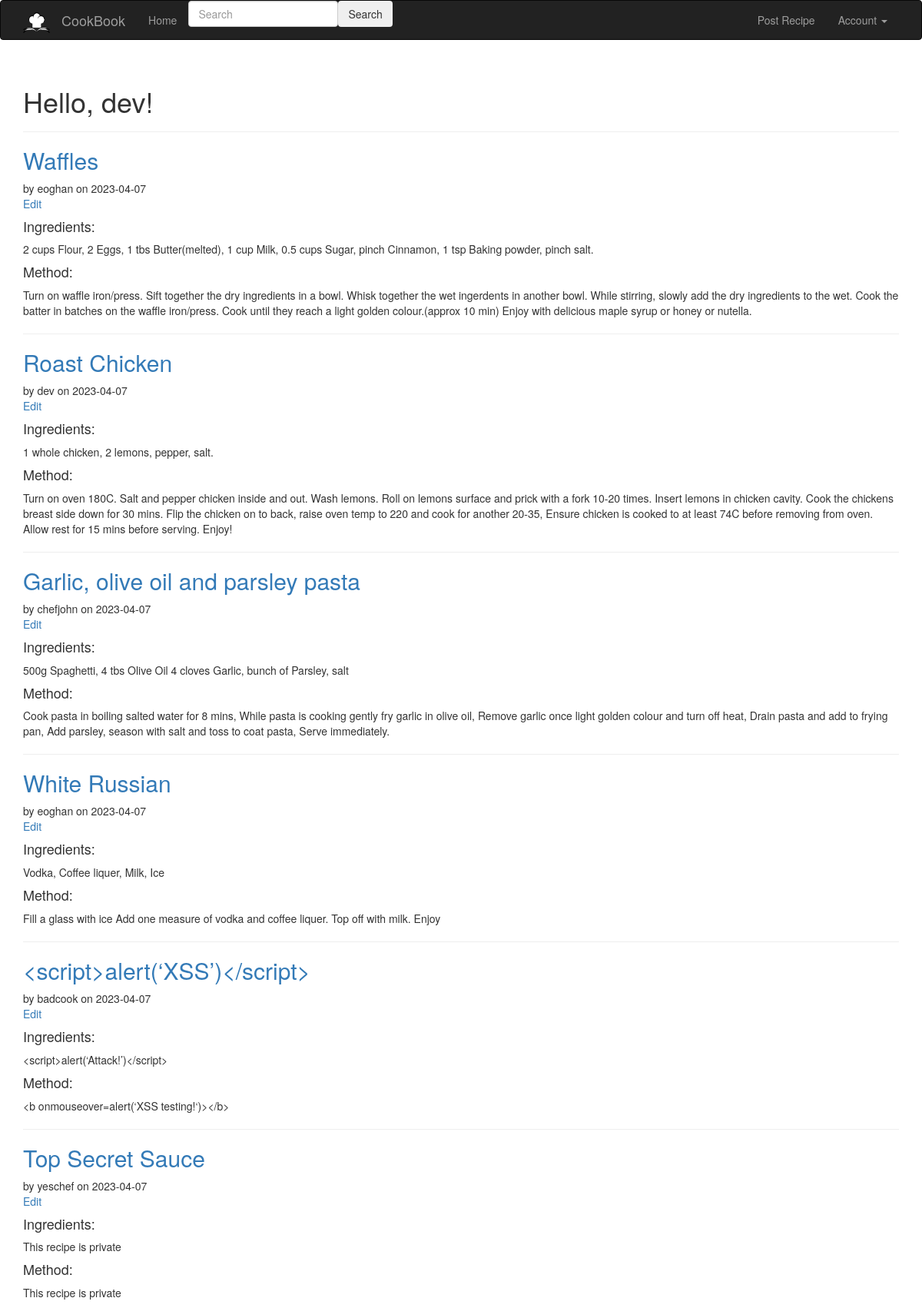
The page / (signed in) on the database its author committed.
### app/model.py (models this page shows, shortened)
class User(UserMixin, db.Model):
    __tablename__ = 'users'
    id = db.Column(db.Integer, primary_key=True)
    username = db.Column(db.String(64), unique=True, index=True)
    email = db.Column(db.String(64), unique=True, index=True)
    password_hash = db.Column(db.String(128))
    recipes = db.relationship('Recipe', backref='user', lazy='dynamic')
    role_id = db.Column(db.Integer, db.ForeignKey('roles.id'))
    confirmed = db.Column(db.Boolean, default=False)
    @property
    def password(self):
        raise AttributeError('password is not a readable attribute')

class Recipe(db.Model):
    __tablename__ = 'recipes'
    id = db.Column(db.Integer, primary_key=True)
    created = db.Column(db.DateTime, default=func.now())
    title = db.Column(db.String(128), unique=True)
    ingredients = db.Column(db.Text)
    method = db.Column(db.Text)
    public = db.Column(db.Boolean)
    meal = db.Column(db.String(25))
    author_id = db.Column(db.String(64), db.ForeignKey('users.username'))

### app/main/views.py (the view)
@main.route('/', methods=['GET', 'POST'])
def index():
    recipes = Recipe.query.order_by(Recipe.created)
    return render_template('index.html', recipes=recipes)

### app/main/forms.py
class SearchForm(FlaskForm):
    searched = StringField("Searched", validators=[DataRequired()])
    submit = SubmitField("Submit")

### app/auth/views.py (called while the page is built)
@auth.before_app_request
def before_request():
    if current_user.is_authenticated \
            and not current_user.confirmed \
            and request.endpoint \
            and request.blueprint != 'auth' \
            and request.endpoint != 'static':
        return redirect(url_for('auth.unconfirmed'))

### app/main/views.py (called while the page is built)
@main.context_processor
def base():
    form = SearchForm()
    return dict(form=form)

### app/model.py (called while the page is built)
@login_manager.user_loader
def load_user(self):
    return User.query.get(int(self))

### app/templates/index.html (shortened to what this page needs)
{% extends "base.html" %}
{% import "bootstrap/wtf.html" as wtf %}
{% block page_content %}
<div class="page-header">
    <h1>{% if current_user.is_authenticated %}Hello, {{ current_user.username }}{% else %}Welcome, Stranger{% endif %}!</h1>
</div>
  {% for recipe in recipes %}
    <article class="recipe">
      <header>
        <div>
          <h2><a href="{{ url_for('main.recipe', id=recipe.id)}}">{{ recipe['title'] }}</a></h2>
          <div class="about">by {{ recipe['author_id'] }} on {{ recipe['created'].strftime('%Y-%m-%d') }}</div>
          </div>
          {% if current_user.username == recipe.author_id  or current_user.id == 1 %}
          <a class="action" href="{{ url_for('main.update', id=recipe['id']) }}">Edit</a>
        {% endif %}
      </header>
      <h4>Ingredients:</h4>
      <p class="ingredients">{% if recipe['public'] or current_user.username == recipe.author_id %}
          {{ recipe['ingredients'] }}
        {% else %}
          This recipe is private
        {% endif %}</p>
      <h4>Method:</h4>
      <p class="method">{% if recipe['public'] or current_user.username == recipe.author_id %}
          {{ recipe['method'] }}
        {% else %}
          This recipe is private
        {% endif %}</p>
    </article>
    {% if not loop.last %}
      <hr>
    {% endif %}
  {% endfor %}
{% endblock %}

### rows shown on the page
User: username "dev"
Recipe: title "Waffles", author_id "eoghan", created "2023-04-07", ingredients "2 cups Flour, 2 Eggs, 1 tbs Butter(melted), 1 cup Milk, 0.5 cups Sugar, pinch Cinnamon, 1 tsp Baking powder, pinch salt.", method "Turn on waffle iron/press. Sift together the dry ingredients in a bowl. Whisk together the wet ingerdents in another bowl. While stirring, slowly add the dry ingredients to the wet. Cook the batter in batches on the waffle iron/press. Cook until they reach a light golden colour.(approx 10 min) Enjoy with delicious maple syrup or honey or nutella."
Recipe: title "Roast Chicken", author_id "dev", created "2023-04-07", ingredients "1 whole chicken, 2 lemons, pepper, salt.", method "Turn on oven 180C. Salt and pepper chicken inside and out. Wash lemons. Roll on lemons surface and prick with a fork 10-20 times. Insert lemons in chicken cavity. Cook the chickens breast side down for 30 mins. Flip the chicken on to back, raise oven temp to 220 and cook for another 20-35, Ensure chicken is cooked to at least 74C before removing from oven. Allow rest for 15 mins before serving. Enjoy!"
Recipe: title "Garlic, olive oil and parsley pasta", author_id "chefjohn", created "2023-04-07", ingredients "500g Spaghetti, 4 tbs Olive Oil 4 cloves Garlic, bunch of Parsley, salt", method "Cook pasta in boiling salted water for 8 mins, While pasta is cooking gently fry garlic in olive oil, Remove garlic once light golden colour and turn off heat, Drain pasta and add to frying pan, Add parsley, season with salt and toss to coat pasta, Serve immediately."
Recipe: title "White Russian", author_id "eoghan", created "2023-04-07", ingredients "Vodka, Coffee liquer, Milk, Ice", method "Fill a glass with ice Add one measure of vodka and coffee liquer. Top off with milk. Enjoy"
Recipe: title "<script>alert(‘XSS’)</script>", author_id "badcook", created "2023-04-07", ingredients "<script>alert(‘Attack!’)</script>", method "<b onmouseover=alert(‘XSS testing!‘)></b>"
Recipe: title "Top Secret Sauce", author_id "yeschef", created "2023-04-07", public "This recipe is private"
